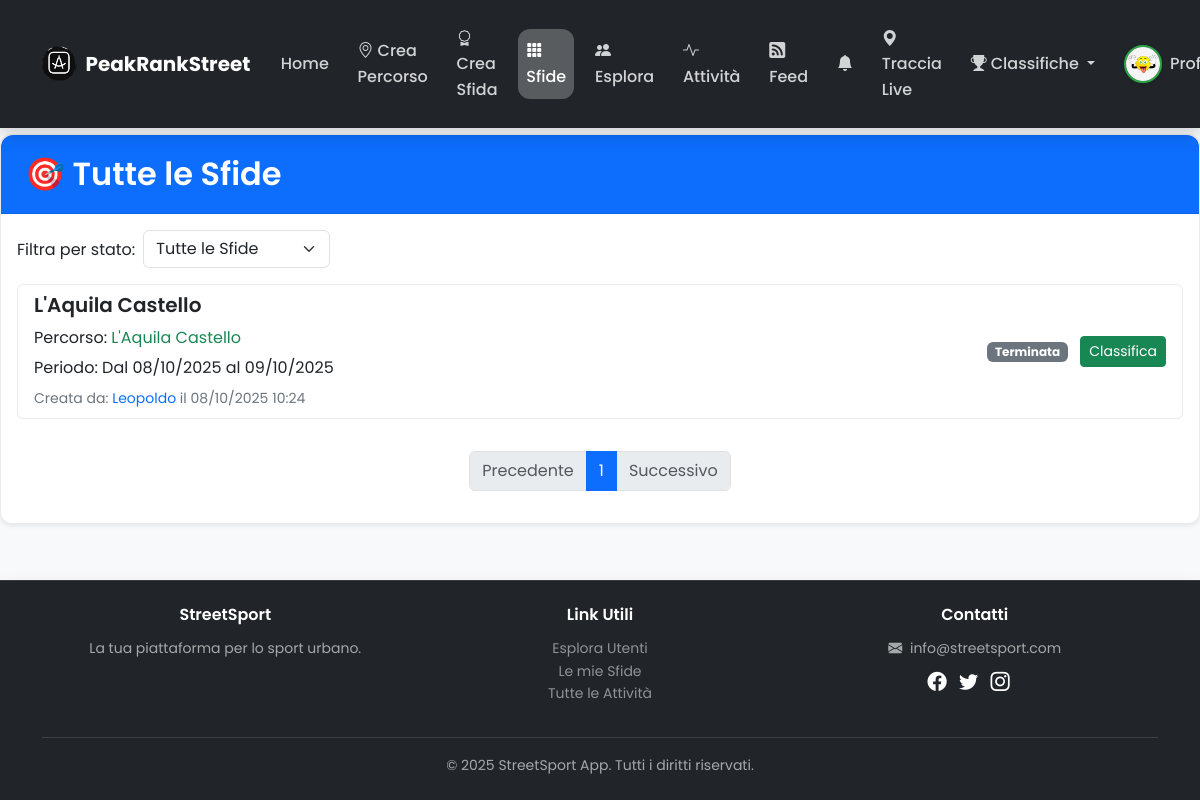
Before: /challenges (signed in) with the older database file.
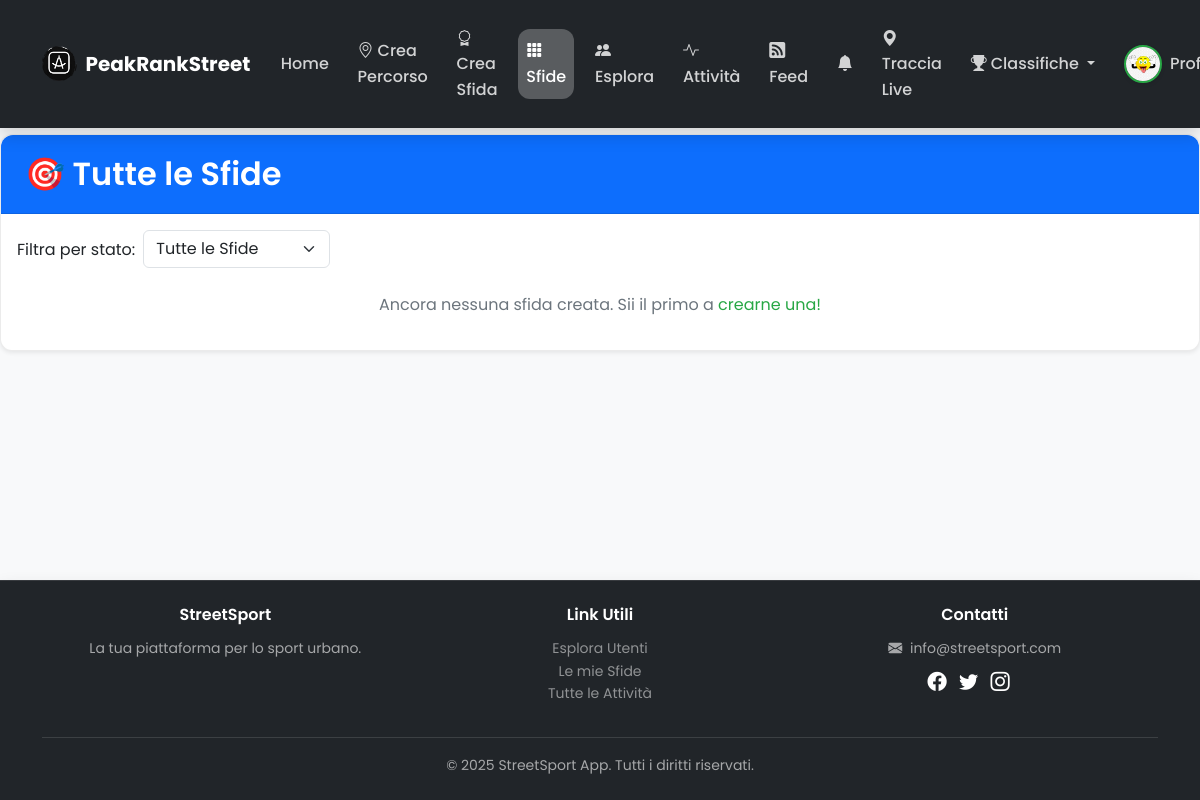
After: the same page with the newer database file.
### app/models.py (models this page shows, shortened)
class Challenge(db.Model):
    __tablename__ = 'Challenges'
    id = db.Column(db.Integer, primary_key=True)
    route_id = db.Column(db.Integer, db.ForeignKey('Routes.id'), nullable=False, index=True)
    name = db.Column(db.String(100), nullable=False, default="Sfida su Percorso", index=True)
    start_date = db.Column(db.DateTime, nullable=False, index=True)
    end_date = db.Column(db.DateTime, nullable=False, index=True)
    created_by = db.Column(db.Integer, db.ForeignKey('user.id'), nullable=False, index=True)
    created_at = db.Column(db.DateTime, default=datetime.utcnow, index=True)
    challenge_type = db.Column(db.String(20), default='open', index=True)  # 'open' o 'closed'
    bet_type = db.Column(db.String(50), default='none')  # 'none', 'beer', 'dinner', 'coffee', 'custom'
    custom_bet = db.Column(db.String(100))  # Se bet_type = 'custom'
    bet_value = db.Column(db.String(100))  # "1 birra", "Una cena", etc.
    is_active = db.Column(db.Boolean, default=True, index=True)
    activities = db.relationship('Activity', backref='challenge_info', lazy=True)
    invitations = db.relationship('ChallengeInvitation', backref='challenge', lazy=True)

class Route(db.Model):
    __tablename__ = 'Routes'
    id = db.Column(db.Integer, primary_key=True)
    name = db.Column(db.String(100), nullable=False, index=True)
    description = db.Column(db.String(500), nullable=True)
    coordinates = db.Column(db.Text, nullable=False)
    duration = db.Column(db.Integer)  # in secondi
    distance = db.Column(db.Float)    # in km
    activity_type = db.Column(db.String(50), nullable=False, default='Corsa', index=True)
    created_by = db.Column(db.Integer, db.ForeignKey('user.id'), nullable=False, index=True)
    created_at = db.Column(db.DateTime, default=datetime.utcnow, index=True)
    distance_km = db.Column(db.Float, nullable=True)
    is_featured = db.Column(db.Boolean, default=False, nullable=False, index=True)
    featured_image = db.Column(db.String(120), nullable=True)
    is_active = db.Column(db.Boolean, default=True)  # ← NUOVA COLONNA
    is_classic = db.Column(db.Boolean, default=False, index=True)
    classic_city = db.Column(db.String(100), index=True)
    start_location = db.Column(db.String(200))
    end_location = db.Column(db.String(200))
    elevation_gain = db.Column(db.Integer)
    difficulty = db.Column(db.String(20))
    estimated_time = db.Column(db.String(50))
    landmarks = db.Column(db.Text)
    challenges = db.relationship('Challenge', backref='route_info', lazy=True)
    activities = db.relationship('Activity', backref='route_activity', lazy=True)
    comments = db.relationship('Comment', backref='route_commented', lazy=True)
    records = db.relationship('RouteRecord', backref='recorded_route', lazy=True)
    is_featured = db.Column(db.Boolean, default=False, nullable=False, index=True)
    featured_image = db.Column(db.String(120), nullable=True) # Nome del file immagine

class User(db.Model, UserMixin):
    __tablename__ = 'user'
    id = db.Column(db.Integer, primary_key=True)
    username = db.Column(db.String(50), unique=True, nullable=False, index=True)
    email = db.Column(db.String(100), unique=True, nullable=False, index=True)
    password_hash = db.Column(db.String(200), nullable=False)
    profile_image = db.Column(db.String(120), nullable=False, default='default.png')
    city = db.Column(db.String(100), nullable=True)
    created_at = db.Column(db.DateTime, default=datetime.utcnow)
    is_admin = db.Column(db.Boolean, default=False, nullable=False)
    routes = db.relationship('Route', backref='creator', lazy='dynamic')
    challenges = db.relationship('Challenge', backref='challenger', lazy='dynamic')
    activities = db.relationship('Activity', backref='user_activity', lazy='dynamic')
    comments = db.relationship('Comment', backref='author', lazy='dynamic')
    likes = db.relationship('Like', backref='user_liker', lazy='dynamic')
    route_records = db.relationship('RouteRecord', backref='record_holder', lazy='dynamic')
    user_badges = db.relationship('UserBadge', backref='badge_recipient', lazy='dynamic')
    activity_likes = db.relationship('ActivityLike', backref='user', lazy='dynamic')
    followed = db.relationship(
        'User', secondary=followers,
        primaryjoin=(followers.c.follower_id == id),
        secondaryjoin=(followers.c.followed_id == id),
        backref=db.backref('followers', lazy='dynamic'), lazy='dynamic')

### app/main/routes.py (the view)
@main.route("/challenges")
@login_required
def challenges_list():
    page = request.args.get('page', 1, type=int)
    status_filter = request.args.get('status', 'all', type=str)
    now = datetime.utcnow()
    query = Challenge.query.filter_by(challenge_type='open')
    if status_filter == 'active':
        query = query.filter(Challenge.end_date >= now, Challenge.is_active == True)
    elif status_filter == 'finished':
        query = query.filter(Challenge.end_date < now, Challenge.is_active == False)
    elif status_filter == 'closed_only':
        query = Challenge.query.filter_by(challenge_type='closed')
    pagination = query.order_by(Challenge.start_date.desc()).paginate(page=page, per_page=5, error_out=False)
    invited_challenges = Challenge.query.join(ChallengeInvitation)\
                                       .filter(
                                           Challenge.challenge_type == 'closed',
                                           ChallengeInvitation.invited_user_id == current_user.id,
                                           ChallengeInvitation.status == 'pending'
                                       )\
                                       .order_by(Challenge.created_at.desc())\
                                       .all()
    my_challenges = Challenge.query.filter_by(created_by=current_user.id)\
                                  .order_by(Challenge.created_at.desc())\
                                  .all()
    return render_template("challenges_list.html",
                         challenges_pagination=pagination,
                         challenges=pagination.items,
                         invited_challenges=invited_challenges,
                         my_challenges=my_challenges,
                         status_filter=status_filter,
                         now=now,
                         is_homepage=False)

### app/templates/challenges_list.html (shortened to what the changed rows need)
{% extends "index.html" %}
{% block content %}
    <div class="card shadow-sm">
        <div class="card-header bg-primary text-white">
            <h2 class="mb-0">🎯 Tutte le Sfide</h2>
        </div>
        <div class="card-body">
            <div class="mb-3 d-flex flex-column flex-md-row align-items-start align-items-md-center">
                <label for="statusFilter" class="form-label mb-2 mb-md-0 me-md-2">Filtra per stato:</label>
                <select id="statusFilter" class="form-select w-auto">
                </select>
            </div>
            {% if challenges %}
                <div class="list-group">
                    {% for challenge in challenges %}
                        <div class="list-group-item d-flex flex-column flex-md-row justify-content-between align-items-start align-items-md-center mb-2">
                            <div class="route-info flex-grow-1 mb-2 mb-md-0">
                                <h5>{{ challenge.name }}</h5>
                                <p class="mb-1">Percorso: <a href="{{ url_for('main.route_detail', route_id=challenge.route_info.id) }}" class="user-link text-success">{{ challenge.route_info.name }}</a></p>
                                <p class="mb-1">Periodo: Dal {{ challenge.start_date.strftime('%d/%m/%Y') }} al {{ challenge.end_date.strftime('%d/%m/%Y') }}</p>
                                <small class="text-muted">Creata da: <a href="{{ url_for('main.user_profile', user_id=challenge.challenger.id) }}" class="user-link text-primary">{{ challenge.challenger.username }}</a> il {{ challenge.created_at.strftime('%d/%m/%Y %H:%M') }}</small>
                            </div>
                            <div class="route-actions text-end ms-md-auto">
                                {% if current_user.is_authenticated and challenge.end_date >= now %}
                                    <a href="{{ url_for('main.record_activity', challenge_id=challenge.id) }}" class="btn btn-primary btn-sm me-2">Partecipa</a>
                                {% elif challenge.end_date < now %}
                                    <span class="badge bg-secondary me-2">Terminata</span>
                                {% endif %}
                                <a href="{{ url_for('main.leaderboard', challenge_id=challenge.id) }}" class="btn btn-success btn-sm">Classifica</a>
                            </div>
                        </div>
                    {% endfor %}
                </div>
                <nav aria-label="Pagina di navigazione sfide" class="mt-4">
                    <ul class="pagination justify-content-center">
                        <li class="page-item {% if not challenges_pagination.has_prev %}disabled{% endif %}">
                            <a class="page-link" href="{{ url_for('main.challenges_list', page=challenges_pagination.prev_num, status=status_filter) }}">Precedente</a>
                        </li>
                        {% for page_num in challenges_pagination.iter_pages(left_edge=1, right_edge=1, left_current=1, right_current=2) %}
                            {% if page_num %}
                                {% if challenges_pagination.page == page_num %}
                                    <li class="page-item active" aria-current="page"><a class="page-link" href="#">{{ page_num }}</a></li>
                                {% else %}
                                    <li class="page-item"><a class="page-link" href="{{ url_for('main.challenges_list', page=page_num, status=status_filter) }}">{{ page_num }}</a></li>
                                {% endif %}
                            {% else %}
                                <li class="page-item disabled"><a class="page-link" href="#">...</a></li>
                            {% endif %}
                        {% endfor %}
                        <li class="page-item {% if not challenges_pagination.has_next %}disabled{% endif %}">
                            <a class="page-link" href="{{ url_for('main.challenges_list', page=challenges_pagination.next_num, status=status_filter) }}">Successivo</a>
                        </li>
                    </ul>
                </nav>
            {% else %}
                <p class="text-center text-muted mt-4">Ancora nessuna sfida creata. Sii il primo a <a href="{{ url_for('main.create_challenge') }}">crearne una!</a></p>
            {% endif %}
        </div>
    </div>
{% endblock %}

Changed rows visible on the page:
removed Challenge: name "L'Aquila Castello", route_info.name "L'Aquila Castello", start_date "08/10/2025", end_date "09/10/2025", challenger.username "Leopoldo", created_at "08/10/2025 10:24", shows "Terminata"
Other visible differences:
text no longer shown: "Precedente Successivo"
text now shown: "Ancora nessuna sfida creata. Sii il primo a crearne una!"
list line gone: "1"
